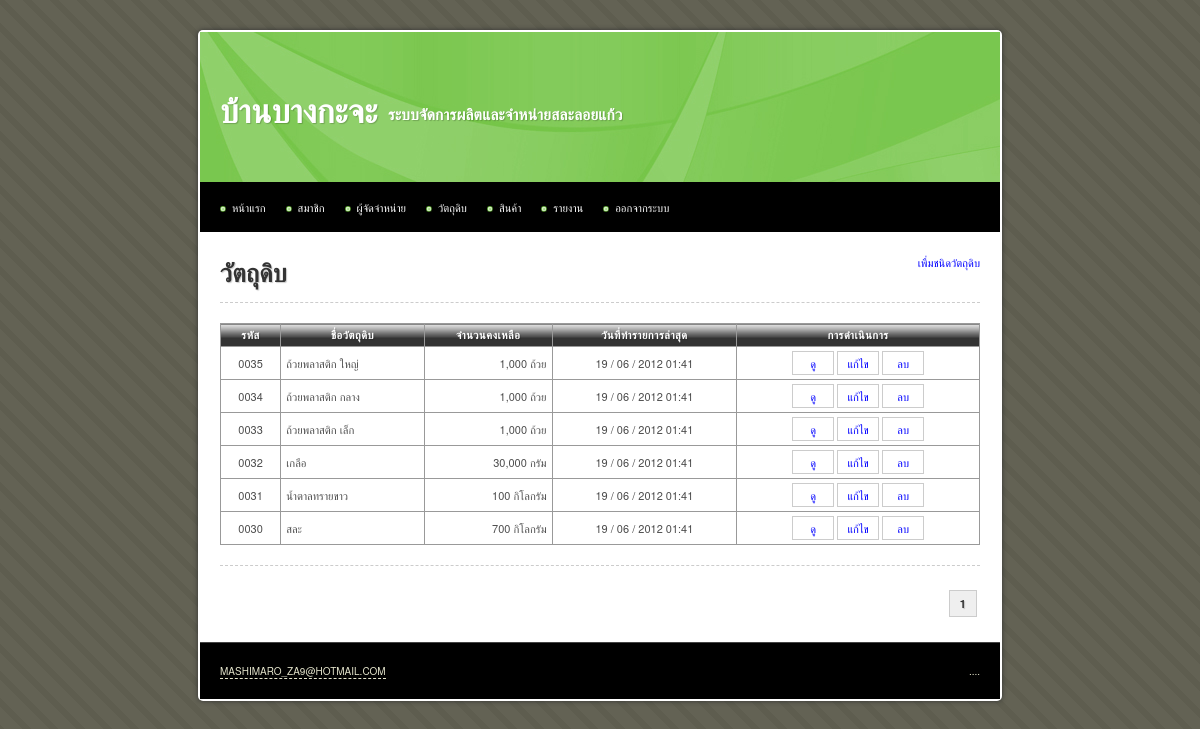
The app's page /main/material.php (signed in), older data.
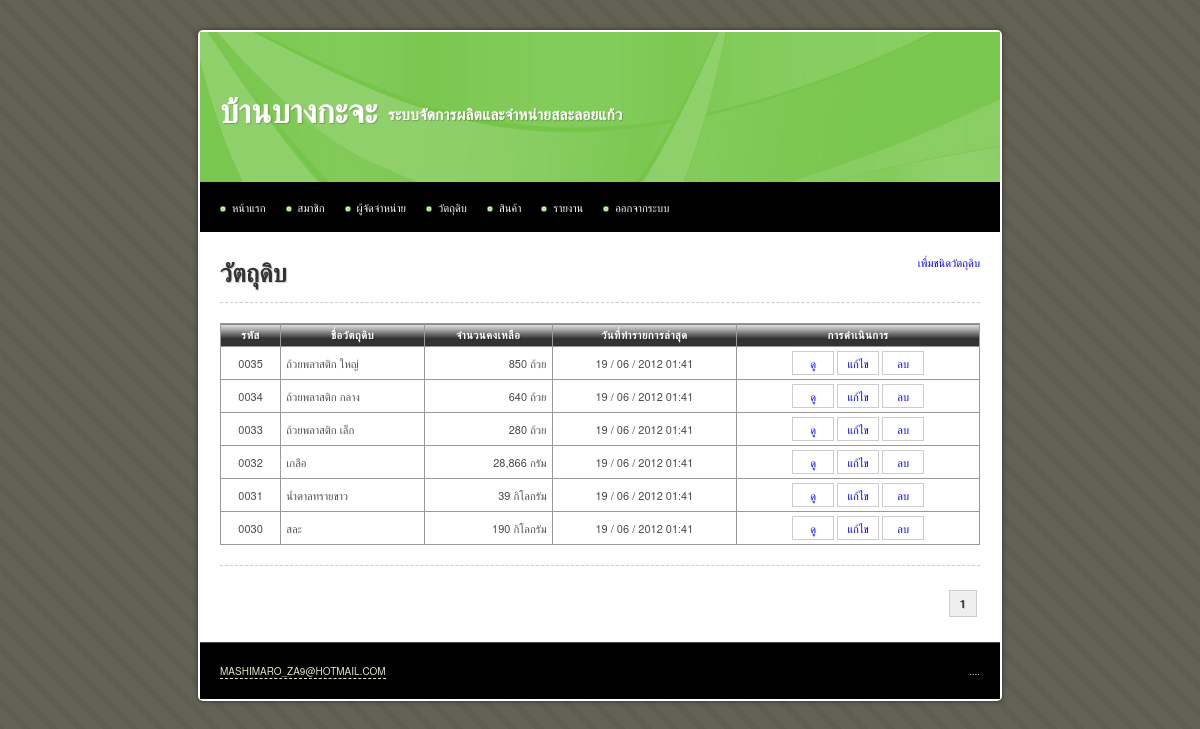
The same page, newer data.
### tables this page shows
CREATE TABLE IF NOT EXISTS `material` (
  `id` int(10) unsigned NOT NULL AUTO_INCREMENT,
  `name` varchar(255) NOT NULL,
  `total` int(10) NOT NULL,
  `description` text,
  `stock_min` int(10) unsigned NOT NULL DEFAULT '0',
  `stock_max` int(10) unsigned NOT NULL DEFAULT '0',
  `unit` varchar(255) NOT NULL,
  `date_create` datetime NOT NULL,
  `date_update` timestamp NOT NULL DEFAULT CURRENT_TIMESTAMP,
  `date_update_transaction` datetime DEFAULT NULL,
  PRIMARY KEY (`id`)
);

### iic_tools/helpers/iic_utilities_helper.php (called while the page is built, shortened)
<?php
function change_date_format($date, $old_separator = "-", $old_format = 'y-m-d', $new_separator = " / ", $new_format = "d-m-y")
{
	@list($_old_format_path1, $_old_format_path2, $_old_format_path3) = explode('-', $old_format);
	@list($_date_path[$_old_format_path1], $_date_path[$_old_format_path2], $_date_path[$_old_format_path3]) = explode($old_separator, $date);
	@list($_new_format_path1, $_new_format_path2, $_new_format_path3) = explode('-', $new_format);
	$_new_date = $_date_path[$_new_format_path1].$new_separator.$_date_path[$_new_format_path2].$new_separator.$_date_path[$_new_format_path3];
	return $_new_date;
}
function change_date_time_format($date_time)
{
	@list($_date, $_time) = explode(" ", $date_time);
	$_new_date		= change_date_format($_date);
	$_new_date_time = $_new_date.' '.substr($_time, 0, 5);
	return $_new_date_time;
}
function zero_fill($length, $data)
{
	while(strlen($data) < $length)
	{
		$data = '0'.$data;
	}
	return $data;
}
function remove_comma($number, $decimal = 0)
{
	$_int		= 0;
	$_decimal	= '';
	if(count(explode (".", $number)) > 1)
	{
		list($_int, $_decimal) = explode (".", $number);
	}
	else
	{
		$_int = ($number == '') ? 0 : $number;
	}
	$_int = explode (',', $_int);
	$_int = implode ($_int);
	$_new_number = $_int.$_decimal;
	return $_new_number;
}
function add_comma($number, $decimal = 0)
{
	$_sign		= '';
	$_int		= 0;
	$_decimal	= '';
	if(count(explode (".", $number)) > 1)
	{
		list($_int, $_decimal) = explode (".", $number);
	}
	else
	{
		$_int = ($number == '') ? 0 : $number;
	}
	$_int = remove_comma($_int);
	if($_int < 0)
	{
		$_sign = '-';
		$_int = str_replace('-', '', $_int);
	}
	else
	{
		$_sign = '';
	}
	$_total_loop = (strlen($_int) > 3) ? floor(strlen($_int) / 3) : 0;
	for($_loop = $_total_loop; $_loop > 0; $_loop--)
	{
		$_length = (3 * $_loop) * -1;
		$_int = substr_replace($_int, ',', $_length, 0 );
	}
	$_new_number = $_sign.$_int.$_decimal;
	return $_new_number;
}

### main/material.php (the view, shortened to what this page needs)
<?php
$sql = 'SELECT * FROM material';
$query = mysql_query($sql);
$total_rows = mysql_num_rows($query);
$rows_per_page = 10;
$limit_start = ($_GET['page'] - 1) * $rows_per_page;
$target = 'material.php?page=';
?>
<!DOCTYPE html PUBLIC "-//W3C//DTD XHTML 1.0 Transitional//EN" "http://www.w3.org/TR/xhtml1/DTD/xhtml1-transitional.dtd">
<html xmlns="http://www.w3.org/1999/xhtml">
<head>
<?php include("inc.css.php"); ?>
</head>
<body>
<div id="container">
	<?php include("inc.header.php"); ?>
	<div id="content">
		<a href="material_create.php" class="float_r">เพื่มชนิดวัตถุดิบ</a>
		<h1>วัตถุดิบ</h1>
		<hr />
			<form method="post" action="material_order_create.php">
				<table width="100%" border="1" align="center" cellpadding="5" cellspacing="0">
					<thead>
						<tr>
							<th scope="col">รหัส</th>
							<th scope="col">ชื่อวัตถุดิบ</th>
							<th scope="col">จำนวนคงเหลือ</th>
							<th scope="col">วันที่ทำรายการล่าสุด</th>
							<th scope="col">การดำเนินการ</th>
						</tr>
					</thead>
					<tbody>
						<?php
						$sql = 'SELECT *
								FROM material
								ORDER BY id DESC
								LIMIT '.$limit_start.', '.$rows_per_page;
						$query = mysql_query($sql);
						$query_row = mysql_num_rows($query);
						if($query_row > 0)
						{
							while($data = mysql_fetch_array($query))
							{
								$date_update_transaction = (is_null($data['date_update_transaction'])) ? '-' : change_date_time_format($data['date_update_transaction']);
								echo '	<tr>
											<td class="center">'.zero_fill(4, $data['id']).'</td>
											<td>'.$data['name'].'</td>
											<td class="right">'.add_comma($data['total']).' '.$data['unit'].'</td>
											<td class="center">'.$date_update_transaction.'</td>
											<td class="center">
												<a class="button" href="material_view.php?id='.$data['id'].'">ดู</a>
												<a class="button" href="material_update.php?id='.$data['id'].'">แก้ไข</a>
												<a class="button" href="material_delete.php?id='.$data['id'].'">ลบ</a>
											</td>
										</tr>';
							}
						}
						else
						{
							echo '<tr><td colspan="7" class="center">ไม่มีข้อมูล</td></tr>';
						}
						?>
					</tbody>
				</table>
			</form>
		<hr />
		<div class="pagination">
			<?php echo get_pagination($total_rows, $target, $_GET['page'], $rows_per_page); ?>
		</div>
	</div>
	<?php include("inc.footer.php"); ?>
</div>
</body>
</html>

Row changes from the older to the newer data that the page shows:
changed material "ถ้วยพลาสติก ใหญ่": total "1,000" → "850"
changed material "ถ้วยพลาสติก กลาง": total "1,000" → "640"
changed material "ถ้วยพลาสติก เล็ก": total "1,000" → "280"
changed material "เกลือ": total "30,000" → "28,866"
changed material "น้ำตาลทรายขาว": total "100" → "39"
changed material "สละ": total "700" → "190"
